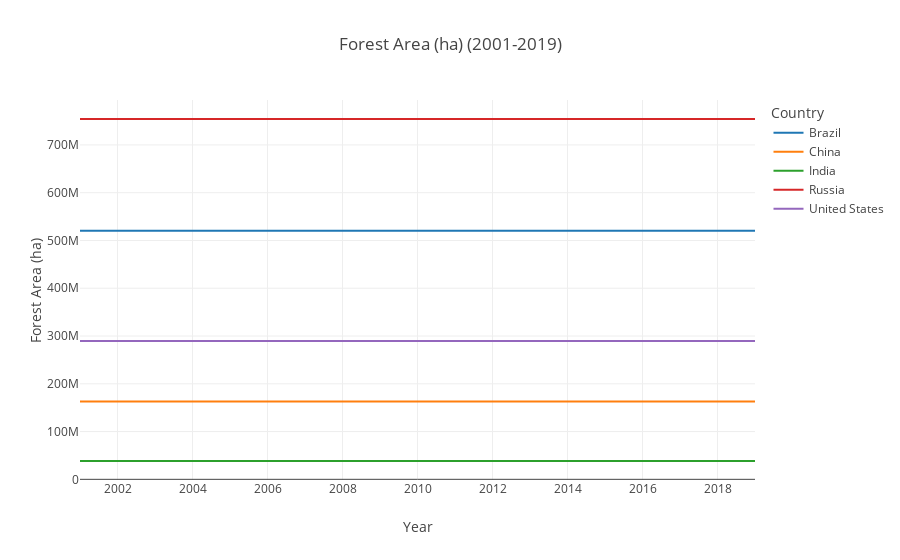
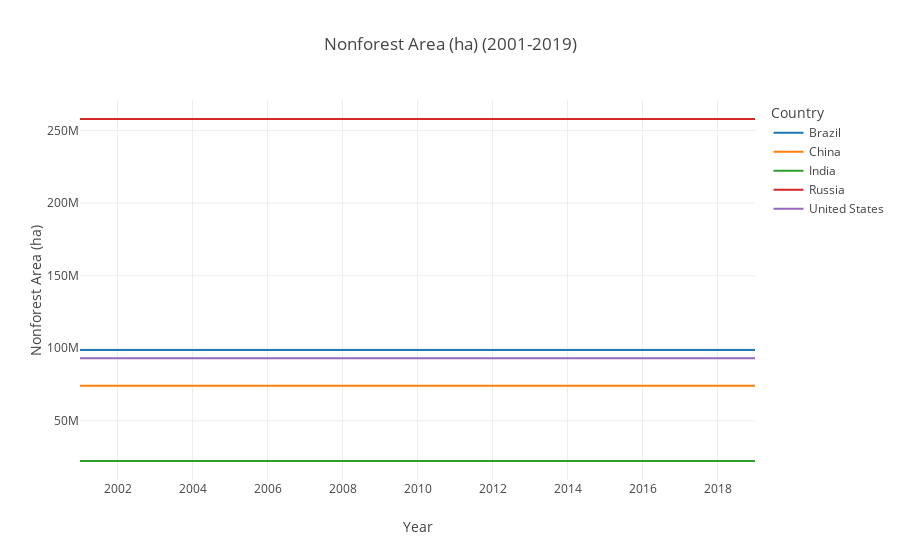
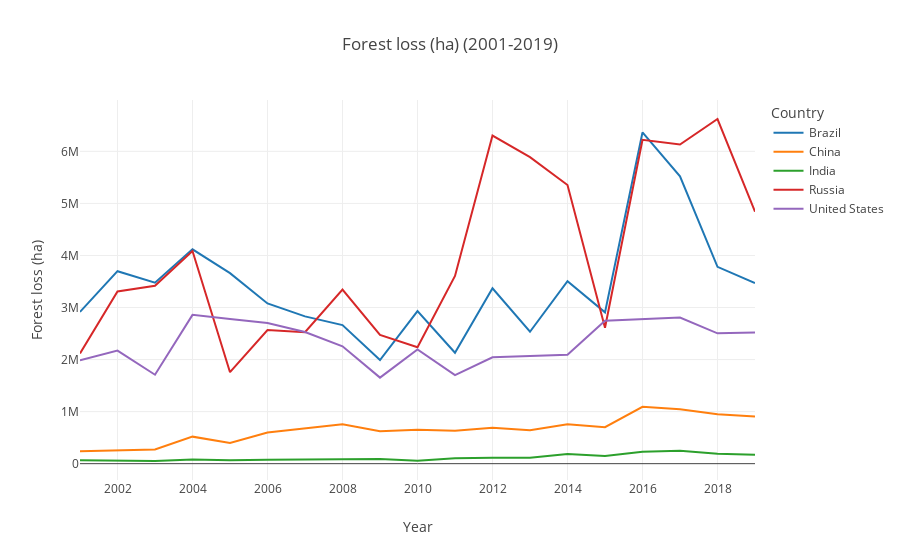
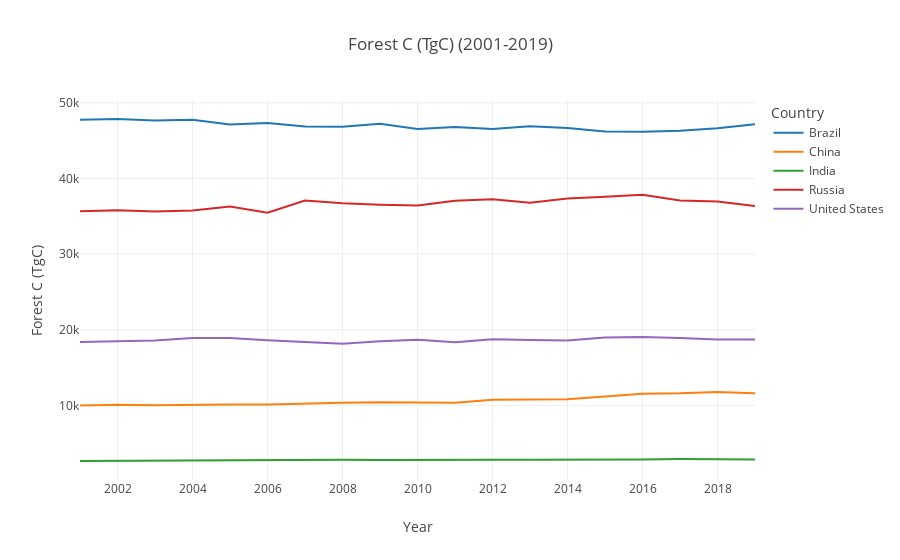

Notebook code for these charts, in order:
### Markdown cell above
## Country Data Explore
Let's take a look at some of this country data and see how these values change over time. Some initial visualizations to look at here:
* Let's pick 5 similarly sized countries and take a look at how key variables plot over time
* Let's plot totals with a country breakdown

### Code cell
country_select = ['United States','Brazil','India','China','Russia']
variable_list = country_df.columns.drop(['Country','Year'])
for var in variable_list:
    px.line(country_df[country_df.Country.isin(country_select)],
            x='Year',y=var,color = 'Country',title = var + ' (2001-2019)')

### Figure 1 — Plotly figure (JSON) as saved in the notebook; plotly's stock layout.template omitted (floating-point values rounded to 4 significant figures)
{"data": [{"hovertemplate": "Country=Brazil<br>Year=%{x}<br>Forest Area (ha)=%{y}<extra></extra>", "legendgroup": "Brazil", "line": {"color": "#1F77B4", "dash": "solid"}, "mode": "lines", "name": "Brazil", "orientation": "v", "showlegend": true, "type": "scatter", "x": ["2001", "2002", "2003", "2004", "2005", "2006", "2007", "2008", "2009", "2010", "2011", "2012", "2013", "2014", "2015", "2016", "2017", "2018", "2019"], "xaxis": "x", "y": [520535000, 520535000, 520535000, 520535000, 520535000, 520535000, 520535000, 520535000, 520535000, 520535000, 520535000, 520535000, 520535000, 520535000, 520535000, 520535000, 520535000, 520535000, 520535000], "yaxis": "y"}, {"hovertemplate": "Country=China<br>Year=%{x}<br>Forest Area (ha)=%{y}<extra></extra>", "legendgroup": "China", "line": {"color": "#FF7F0E", "dash": "solid"}, "mode": "lines", "name": "China", "orientation": "v", "showlegend": true, "type": "scatter", "x": ["2001", "2002", "2003", "2004", "2005", "2006", "2007", "2008", "2009", "2010", "2011", "2012", "2013", "2014", "2015", "2016", "2017", "2018", "2019"], "xaxis": "x", "y": [162962100, 162962100, 162962100, 162962100, 162962100, 162962100, 162962100, 162962100, 162962100, 162962100, 162962100, 162962100, 162962100, 162962100, 162962100, 162962100, 162962100, 162962100, 162962100], "yaxis": "y"}, {"hovertemplate": "Country=India<br>Year=%{x}<br>Forest Area (ha)=%{y}<extra></extra>", "legendgroup": "India", "line": {"color": "#2CA02C", "dash": "solid"}, "mode": "lines", "name": "India", "orientation": "v", "showlegend": true, "type": "scatter", "x": ["2001", "2002", "2003", "2004", "2005", "2006", "2007", "2008", "2009", "2010", "2011", "2012", "2013", "2014", "2015", "2016", "2017", "2018", "2019"], "xaxis": "x", "y": [38370000.0, 38370000.0, 38370000.0, 38370000.0, 38370000.0, 38370000.0, 38370000.0, 38370000.0, 38370000.0, 38370000.0, 38370000.0, 38370000.0, 38370000.0, 38370000.0, 38370000.0, 38370000.0, 38370000.0, 38370000.0, 38370000.0], "yaxis": "y"}, {"hovertemplate": "Country=Russia<br>Year=%{x}<br>Forest Area (ha)=%{y}<extra></extra>", "legendgroup": "Russia", "line": {"color": "#D62728", "dash": "solid"}, "mode": "lines", "name": "Russia", "orientation": "v", "showlegend": true, "type": "scatter", "x": ["2001", "2002", "2003", "2004", "2005", "2006", "2007", "2008", "2009", "2010", "2011", "2012", "2013", "2014", "2015", "2016", "2017", "2018", "2019"], "xaxis": "x", "y": [754263250, 754263250, 754263250, 754263250, 754263250, 754263250, 754263250, 754263250, 754263250, 754263250, 754263250, 754263250, 754263250, 754263250, 754263250, 754263250, 754263250, 754263250, 754263250], "yaxis": "y"}, {"hovertemplate": "Country=United States<br>Year=%{x}<br>Forest Area (ha)=%{y}<extra></extra>", "legendgroup": "United States", "line": {"color": "#9467BD", "dash": "solid"}, "mode": "lines", "name": "United States", "orientation": "v", "showlegend": true, "type": "scatter", "x": ["2001", "2002", "2003", "2004", "2005", "2006", "2007", "2008", "2009", "2010", "2011", "2012", "2013", "2014", "2015", "2016", "2017", "2018", "2019"], "xaxis": "x", "y": [289765150, 289765150, 289765150, 289765150, 289765150, 289765150, 289765150, 289765150, 289765150, 289765150, 289765150, 289765150, 289765150, 289765150, 289765150, 289765150, 289765150, 289765150, 289765150], "yaxis": "y"}], "layout": {"legend": {"title": {"text": "Country"}, "tracegroupgap": 0}, "title": {"text": "Forest Area (ha) (2001-2019)"}, "xaxis": {"anchor": "y", "domain": [0, 1], "title": {"text": "Year"}}, "yaxis": {"anchor": "x", "domain": [0, 1], "title": {"text": "Forest Area (ha)"}}}}

### Figure 2 — Plotly figure (JSON) as saved in the notebook; plotly's stock layout.template omitted (floating-point values rounded to 4 significant figures)
{"data": [{"hovertemplate": "Country=Brazil<br>Year=%{x}<br>Nonforest Area (ha)=%{y}<extra></extra>", "legendgroup": "Brazil", "line": {"color": "#1F77B4", "dash": "solid"}, "mode": "lines", "name": "Brazil", "orientation": "v", "showlegend": true, "type": "scatter", "x": ["2001", "2002", "2003", "2004", "2005", "2006", "2007", "2008", "2009", "2010", "2011", "2012", "2013", "2014", "2015", "2016", "2017", "2018", "2019"], "xaxis": "x", "y": [98810000.0, 98810000.0, 98810000.0, 98810000.0, 98810000.0, 98810000.0, 98810000.0, 98810000.0, 98810000.0, 98810000.0, 98810000.0, 98810000.0, 98810000.0, 98810000.0, 98810000.0, 98810000.0, 98810000.0, 98810000.0, 98810000.0], "yaxis": "y"}, {"hovertemplate": "Country=China<br>Year=%{x}<br>Nonforest Area (ha)=%{y}<extra></extra>", "legendgroup": "China", "line": {"color": "#FF7F0E", "dash": "solid"}, "mode": "lines", "name": "China", "orientation": "v", "showlegend": true, "type": "scatter", "x": ["2001", "2002", "2003", "2004", "2005", "2006", "2007", "2008", "2009", "2010", "2011", "2012", "2013", "2014", "2015", "2016", "2017", "2018", "2019"], "xaxis": "x", "y": [74180000.0, 74180000.0, 74180000.0, 74180000.0, 74180000.0, 74180000.0, 74180000.0, 74180000.0, 74180000.0, 74180000.0, 74180000.0, 74180000.0, 74180000.0, 74180000.0, 74180000.0, 74180000.0, 74180000.0, 74180000.0, 74180000.0], "yaxis": "y"}, {"hovertemplate": "Country=India<br>Year=%{x}<br>Nonforest Area (ha)=%{y}<extra></extra>", "legendgroup": "India", "line": {"color": "#2CA02C", "dash": "solid"}, "mode": "lines", "name": "India", "orientation": "v", "showlegend": true, "type": "scatter", "x": ["2001", "2002", "2003", "2004", "2005", "2006", "2007", "2008", "2009", "2010", "2011", "2012", "2013", "2014", "2015", "2016", "2017", "2018", "2019"], "xaxis": "x", "y": [22240000.0, 22240000.0, 22240000.0, 22240000.0, 22240000.0, 22240000.0, 22240000.0, 22240000.0, 22240000.0, 22240000.0, 22240000.0, 22240000.0, 22240000.0, 22240000.0, 22240000.0, 22240000.0, 22240000.0, 22240000.0, 22240000.0], "yaxis": "y"}, {"hovertemplate": "Country=Russia<br>Year=%{x}<br>Nonforest Area (ha)=%{y}<extra></extra>", "legendgroup": "Russia", "line": {"color": "#D62728", "dash": "solid"}, "mode": "lines", "name": "Russia", "orientation": "v", "showlegend": true, "type": "scatter", "x": ["2001", "2002", "2003", "2004", "2005", "2006", "2007", "2008", "2009", "2010", "2011", "2012", "2013", "2014", "2015", "2016", "2017", "2018", "2019"], "xaxis": "x", "y": [257963125, 257963125, 257963125, 257963125, 257963125, 257963125, 257963125, 257963125, 257963125, 257963125, 257963125, 257963125, 257963125, 257963125, 257963125, 257963125, 257963125, 257963125, 257963125], "yaxis": "y"}, {"hovertemplate": "Country=United States<br>Year=%{x}<br>Nonforest Area (ha)=%{y}<extra></extra>", "legendgroup": "United States", "line": {"color": "#9467BD", "dash": "solid"}, "mode": "lines", "name": "United States", "orientation": "v", "showlegend": true, "type": "scatter", "x": ["2001", "2002", "2003", "2004", "2005", "2006", "2007", "2008", "2009", "2010", "2011", "2012", "2013", "2014", "2015", "2016", "2017", "2018", "2019"], "xaxis": "x", "y": [93040000.0, 93040000.0, 93040000.0, 93040000.0, 93040000.0, 93040000.0, 93040000.0, 93040000.0, 93040000.0, 93040000.0, 93040000.0, 93040000.0, 93040000.0, 93040000.0, 93040000.0, 93040000.0, 93040000.0, 93040000.0, 93040000.0], "yaxis": "y"}], "layout": {"legend": {"title": {"text": "Country"}, "tracegroupgap": 0}, "title": {"text": "Nonforest Area (ha) (2001-2019)"}, "xaxis": {"anchor": "y", "domain": [0, 1], "title": {"text": "Year"}}, "yaxis": {"anchor": "x", "domain": [0, 1], "title": {"text": "Nonforest Area (ha)"}}}}

### Figure 3 — Plotly figure (JSON) as saved in the notebook; plotly's stock layout.template omitted (floating-point values rounded to 4 significant figures)
{"data": [{"hovertemplate": "Country=Brazil<br>Year=%{x}<br>Forest loss (ha)=%{y}<extra></extra>", "legendgroup": "Brazil", "line": {"color": "#1F77B4", "dash": "solid"}, "mode": "lines", "name": "Brazil", "orientation": "v", "showlegend": true, "type": "scatter", "x": ["2001", "2002", "2003", "2004", "2005", "2006", "2007", "2008", "2009", "2010", "2011", "2012", "2013", "2014", "2015", "2016", "2017", "2018", "2019"], "xaxis": "x", "y": [2916000.0, 3698000.0, 3476000.0, 4118000.0, 3660000.0, 3079000.0, 2830000.0, 2662000.0, 1991000.0, 2933000.0, 2132000.0, 3370000.0, 2534000.0, 3504000.0, 2907000.0, 6365000.0, 5522000.0, 3781000.0, 3470000.0], "yaxis": "y"}, {"hovertemplate": "Country=China<br>Year=%{x}<br>Forest loss (ha)=%{y}<extra></extra>", "legendgroup": "China", "line": {"color": "#FF7F0E", "dash": "solid"}, "mode": "lines", "name": "China", "orientation": "v", "showlegend": true, "type": "scatter", "x": ["2001", "2002", "2003", "2004", "2005", "2006", "2007", "2008", "2009", "2010", "2011", "2012", "2013", "2014", "2015", "2016", "2017", "2018", "2019"], "xaxis": "x", "y": [237200.0, 257600.0, 271100.0, 519000.0, 395500.0, 597400.0, 675200.0, 759000.0, 624700.0, 652300.0, 633700.0, 690400.0, 642000.0, 756000.0, 701100.0, 1091000.0, 1044000.0, 947200.0, 904500.0], "yaxis": "y"}, {"hovertemplate": "Country=India<br>Year=%{x}<br>Forest loss (ha)=%{y}<extra></extra>", "legendgroup": "India", "line": {"color": "#2CA02C", "dash": "solid"}, "mode": "lines", "name": "India", "orientation": "v", "showlegend": true, "type": "scatter", "x": ["2001", "2002", "2003", "2004", "2005", "2006", "2007", "2008", "2009", "2010", "2011", "2012", "2013", "2014", "2015", "2016", "2017", "2018", "2019"], "xaxis": "x", "y": [65130.0, 56610.0, 51060.0, 80810.0, 65760.0, 74630.0, 81270.0, 94140.0, 87240.0, 55090.0, 103100.0, 114300.0, 114300.0, 183200.0, 148900.0, 230100.0, 248800.0, 189900.0, 173300.0], "yaxis": "y"}, {"hovertemplate": "Country=Russia<br>Year=%{x}<br>Forest loss (ha)=%{y}<extra></extra>", "legendgroup": "Russia", "line": {"color": "#D62728", "dash": "solid"}, "mode": "lines", "name": "Russia", "orientation": "v", "showlegend": true, "type": "scatter", "x": ["2001", "2002", "2003", "2004", "2005", "2006", "2007", "2008", "2009", "2010", "2011", "2012", "2013", "2014", "2015", "2016", "2017", "2018", "2019"], "xaxis": "x", "y": [2118000.0, 3309000.0, 3418000.0, 4084000.0, 1757000.0, 2567000.0, 2526000.0, 3345000.0, 2475000.0, 2237000.0, 3606000.0, 6303000.0, 5889000.0, 5354000.0, 2610000.0, 6222000.0, 6132000.0, 6622000.0, 4842000.0], "yaxis": "y"}, {"hovertemplate": "Country=United States<br>Year=%{x}<br>Forest loss (ha)=%{y}<extra></extra>", "legendgroup": "United States", "line": {"color": "#9467BD", "dash": "solid"}, "mode": "lines", "name": "United States", "orientation": "v", "showlegend": true, "type": "scatter", "x": ["2001", "2002", "2003", "2004", "2005", "2006", "2007", "2008", "2009", "2010", "2011", "2012", "2013", "2014", "2015", "2016", "2017", "2018", "2019"], "xaxis": "x", "y": [1984000.0, 2172000.0, 1708000.0, 2859000.0, 2780000.0, 2704000.0, 2530000.0, 2254000.0, 1653000.0, 2196000.0, 1702000.0, 2045000.0, 2068000.0, 2092000.0, 2745000.0, 2770000.0, 2808000.0, 2504000.0, 2520000.0], "yaxis": "y"}], "layout": {"legend": {"title": {"text": "Country"}, "tracegroupgap": 0}, "title": {"text": "Forest loss (ha) (2001-2019)"}, "xaxis": {"anchor": "y", "domain": [0, 1], "title": {"text": "Year"}}, "yaxis": {"anchor": "x", "domain": [0, 1], "title": {"text": "Forest loss (ha)"}}}}

### Figure 4 — Plotly figure (JSON) as saved in the notebook; plotly's stock layout.template omitted (floating-point values rounded to 4 significant figures)
{"data": [{"hovertemplate": "Country=Brazil<br>Year=%{x}<br>Forest C (TgC)=%{y}<extra></extra>", "legendgroup": "Brazil", "line": {"color": "#1F77B4", "dash": "solid"}, "mode": "lines", "name": "Brazil", "orientation": "v", "showlegend": true, "type": "scatter", "x": ["2001", "2002", "2003", "2004", "2005", "2006", "2007", "2008", "2009", "2010", "2011", "2012", "2013", "2014", "2015", "2016", "2017", "2018", "2019"], "xaxis": "x", "y": [47760.0, 47860.0, 47660.0, 47760.0, 47140.0, 47330.0, 46870.0, 46840.0, 47220.0, 46550.0, 46800.0, 46540.0, 46910.0, 46660.0, 46210.0, 46170.0, 46320.0, 46640.0, 47170.0], "yaxis": "y"}, {"hovertemplate": "Country=China<br>Year=%{x}<br>Forest C (TgC)=%{y}<extra></extra>", "legendgroup": "China", "line": {"color": "#FF7F0E", "dash": "solid"}, "mode": "lines", "name": "China", "orientation": "v", "showlegend": true, "type": "scatter", "x": ["2001", "2002", "2003", "2004", "2005", "2006", "2007", "2008", "2009", "2010", "2011", "2012", "2013", "2014", "2015", "2016", "2017", "2018", "2019"], "xaxis": "x", "y": [9986.0, 10080.0, 10010.0, 10110.0, 10120.0, 10130.0, 10290.0, 10350.0, 10430.0, 10350.0, 10330.0, 10750.0, 10790.0, 10800.0, 11170.0, 11520.0, 11600.0, 11780.0, 11610.0], "yaxis": "y"}, {"hovertemplate": "Country=India<br>Year=%{x}<br>Forest C (TgC)=%{y}<extra></extra>", "legendgroup": "India", "line": {"color": "#2CA02C", "dash": "solid"}, "mode": "lines", "name": "India", "orientation": "v", "showlegend": true, "type": "scatter", "x": ["2001", "2002", "2003", "2004", "2005", "2006", "2007", "2008", "2009", "2010", "2011", "2012", "2013", "2014", "2015", "2016", "2017", "2018", "2019"], "xaxis": "x", "y": [2647.0, 2679.0, 2724.0, 2756.0, 2767.0, 2777.0, 2800.0, 2817.0, 2770.0, 2813.0, 2839.0, 2805.0, 2825.0, 2801.0, 2843.0, 2833.0, 2897.0, 2843.0, 2852.0], "yaxis": "y"}, {"hovertemplate": "Country=Russia<br>Year=%{x}<br>Forest C (TgC)=%{y}<extra></extra>", "legendgroup": "Russia", "line": {"color": "#D62728", "dash": "solid"}, "mode": "lines", "name": "Russia", "orientation": "v", "showlegend": true, "type": "scatter", "x": ["2001", "2002", "2003", "2004", "2005", "2006", "2007", "2008", "2009", "2010", "2011", "2012", "2013", "2014", "2015", "2016", "2017", "2018", "2019"], "xaxis": "x", "y": [35660.0, 35800.0, 35630.0, 35760.0, 36300.0, 35470.0, 37090.0, 36730.0, 36530.0, 36410.0, 37060.0, 37230.0, 36790.0, 37330.0, 37580.0, 37840.0, 37070.0, 36950.0, 36350.0], "yaxis": "y"}, {"hovertemplate": "Country=United States<br>Year=%{x}<br>Forest C (TgC)=%{y}<extra></extra>", "legendgroup": "United States", "line": {"color": "#9467BD", "dash": "solid"}, "mode": "lines", "name": "United States", "orientation": "v", "showlegend": true, "type": "scatter", "x": ["2001", "2002", "2003", "2004", "2005", "2006", "2007", "2008", "2009", "2010", "2011", "2012", "2013", "2014", "2015", "2016", "2017", "2018", "2019"], "xaxis": "x", "y": [18360.0, 18510.0, 18580.0, 18910.0, 18910.0, 18620.0, 18430.0, 18160.0, 18470.0, 18660.0, 18360.0, 18730.0, 18640.0, 18570.0, 18960.0, 19030.0, 18910.0, 18690.0, 18720.0], "yaxis": "y"}], "layout": {"legend": {"title": {"text": "Country"}, "tracegroupgap": 0}, "title": {"text": "Forest C (TgC) (2001-2019)"}, "xaxis": {"anchor": "y", "domain": [0, 1], "title": {"text": "Year"}}, "yaxis": {"anchor": "x", "domain": [0, 1], "title": {"text": "Forest C (TgC)"}}}}
